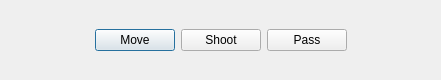
<?xml version="1.0" encoding="UTF-8"?>
<ui version="4.0">
 <class>Dialog</class>
 <widget class="QDialog" name="Dialog">
  <property name="geometry">
   <rect>
    <x>0</x>
    <y>0</y>
    <width>441</width>
    <height>80</height>
   </rect>
  </property>
  <property name="windowTitle">
   <string>Dialog</string>
  </property>
  <widget class="QWidget" name="horizontalLayoutWidget">
   <property name="geometry">
    <rect>
     <x>0</x>
     <y>0</y>
     <width>441</width>
     <height>80</height>
    </rect>
   </property>
   <layout class="QHBoxLayout" name="horizontalLayout">
    <item>
     <spacer name="horizontalSpacer_2">
      <property name="orientation">
       <enum>Qt::Horizontal</enum>
      </property>
      <property name="sizeHint" stdset="0">
       <size>
        <width>40</width>
        <height>20</height>
       </size>
      </property>
     </spacer>
    </item>
    <item>
     <widget class="QPushButton" name="pushButton">
      <property name="text">
       <string>Move</string>
      </property>
     </widget>
    </item>
    <item>
     <widget class="QPushButton" name="pushButton_2">
      <property name="text">
       <string>Shoot</string>
      </property>
     </widget>
    </item>
    <item>
     <widget class="QPushButton" name="pushButton_3">
      <property name="text">
       <string>Pass</string>
      </property>
     </widget>
    </item>
    <item>
     <spacer name="horizontalSpacer">
      <property name="orientation">
       <enum>Qt::Horizontal</enum>
      </property>
      <property name="sizeHint" stdset="0">
       <size>
        <width>40</width>
        <height>20</height>
       </size>
      </property>
     </spacer>
    </item>
   </layout>
  </widget>
 </widget>
 <resources/>
 <connections/>
</ui>
